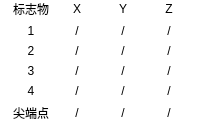
          <widget class="QWidget" name="widget" native="true">
           <property name="maximumSize">
            <size>
             <width>16777215</width>
             <height>189</height>
            </size>
           </property>
           <property name="styleSheet">
            <string notr="true">QLabel
{
	background-color: transparent;
	font: 18px &quot;Alibaba PuHuiTi&quot;;
}
QWidget
{
	border:0px;
	background-color: rgb(255, 255, 255);
}</string>
           </property>
           <layout class="QVBoxLayout" name="verticalLayout_6">
            <property name="topMargin">
             <number>0</number>
            </property>
            <item>
             <layout class="QHBoxLayout" name="horizontalLayout_2">
              <item>
               <widget class="QLabel" name="label_12">
                <property name="maximumSize">
                 <size>
                  <width>16777215</width>
                  <height>20</height>
                 </size>
                </property>
                <property name="styleSheet">
                 <string notr="true"/>
                </property>
                <property name="text">
                 <string>标志物</string>
                </property>
                <property name="alignment">
                 <set>Qt::AlignCenter</set>
                </property>
               </widget>
              </item>
              <item>
               <widget class="QLabel" name="label_9">
                <property name="maximumSize">
                 <size>
                  <width>16777215</width>
                  <height>20</height>
                 </size>
                </property>
                <property name="text">
                 <string>X</string>
                </property>
                <property name="alignment">
                 <set>Qt::AlignCenter</set>
                </property>
               </widget>
              </item>
              <item>
               <widget class="QLabel" name="label_10">
                <property name="maximumSize">
                 <size>
                  <width>16777215</width>
                  <height>20</height>
                 </size>
                </property>
                <property name="text">
                 <string>Y</string>
                </property>
                <property name="alignment">
                 <set>Qt::AlignCenter</set>
                </property>
               </widget>
              </item>
              <item>
               <widget class="QLabel" name="label_11">
                <property name="maximumSize">
                 <size>
                  <width>16777215</width>
                  <height>20</height>
                 </size>
                </property>
                <property name="text">
                 <string>Z</string>
                </property>
                <property name="alignment">
                 <set>Qt::AlignCenter</set>
                </property>
               </widget>
              </item>
             </layout>
            </item>
            <item>
             <layout class="QHBoxLayout" name="horizontalLayout_3">
              <item>
               <widget class="QLabel" name="label_16">
                <property name="styleSheet">
                 <string notr="true">QLabel
{
	background:transparent;
	font: 16px &quot;Alibaba PuHuiTi&quot;;
}
</string>
                </property>
                <property name="text">
                 <string>1</string>
                </property>
                <property name="alignment">
                 <set>Qt::AlignCenter</set>
                </property>
               </widget>
              </item>
              <item>
               <widget class="QLabel" name="label_1x">
                <property name="styleSheet">
                 <string notr="true">QLabel
{
	background:transparent;
	font: 16px &quot;Alibaba PuHuiTi&quot;;
}</string>
                </property>
                <property name="text">
                 <string>/</string>
                </property>
                <property name="alignment">
                 <set>Qt::AlignCenter</set>
                </property>
               </widget>
              </item>
              <item>
               <widget class="QLabel" name="label_1y">
                <property name="styleSheet">
                 <string notr="true">QLabel
{
	background:transparent;
	font: 16px &quot;Alibaba PuHuiTi&quot;;
}</string>
                </property>
                <property name="text">
                 <string>/</string>
                </property>
                <property name="alignment">
                 <set>Qt::AlignCenter</set>
                </property>
               </widget>
              </item>
              <item>
               <widget class="QLabel" name="label_1z">
                <property name="styleSheet">
                 <string notr="true">QLabel
{
	background:transparent;
	font: 16px &quot;Alibaba PuHuiTi&quot;;
}</string>
                </property>
                <property name="text">
                 <string>/</string>
                </property>
                <property name="alignment">
                 <set>Qt::AlignCenter</set>
                </property>
               </widget>
              </item>
             </layout>
            </item>
            <item>
             <layout class="QHBoxLayout" name="horizontalLayout_4">
              <item>
               <widget class="QLabel" name="label_24">
                <property name="styleSheet">
                 <string notr="true">QLabel
{
	background:transparent;
	font: 16px &quot;Alibaba PuHuiTi&quot;;
}</string>
                </property>
                <property name="text">
                 <string>2</string>
                </property>
                <property name="alignment">
                 <set>Qt::AlignCenter</set>
                </property>
               </widget>
              </item>
              <item>
               <widget class="QLabel" name="label_2x">
                <property name="styleSheet">
                 <string notr="true">QLabel
{
	background:transparent;
	font: 16px &quot;Alibaba PuHuiTi&quot;;
}</string>
                </property>
                <property name="text">
                 <string>/</string>
                </property>
                <property name="alignment">
                 <set>Qt::AlignCenter</set>
                </property>
               </widget>
              </item>
              <item>
               <widget class="QLabel" name="label_2y">
                <property name="styleSheet">
                 <string notr="true">QLabel
{
	background:transparent;
	font: 16px &quot;Alibaba PuHuiTi&quot;;
}</string>
                </property>
                <property name="text">
                 <string>/</string>
                </property>
                <property name="alignment">
                 <set>Qt::AlignCenter</set>
                </property>
               </widget>
              </item>
              <item>
               <widget class="QLabel" name="label_2z">
                <property name="styleSheet">
                 <string notr="true">QLabel
{
	background:transparent;
	font: 16px &quot;Alibaba PuHuiTi&quot;;
}</string>
                </property>
                <property name="text">
                 <string>/</string>
                </property>
                <property name="alignment">
                 <set>Qt::AlignCenter</set>
                </property>
               </widget>
              </item>
             </layout>
            </item>
            <item>
             <layout class="QHBoxLayout" name="horizontalLayout_5">
              <item>
               <widget class="QLabel" name="label_17">
                <property name="styleSheet">
                 <string notr="true">QLabel
{
	background:transparent;
	font: 16px &quot;Alibaba PuHuiTi&quot;;
}</string>
                </property>
                <property name="text">
                 <string>3</string>
                </property>
                <property name="alignment">
                 <set>Qt::AlignCenter</set>
                </property>
               </widget>
              </item>
              <item>
               <widget class="QLabel" name="label_3x">
                <property name="styleSheet">
                 <string notr="true">QLabel
{
	background:transparent;
	font: 16px &quot;Alibaba PuHuiTi&quot;;
}</string>
                </property>
                <property name="text">
                 <string>/</string>
                </property>
                <property name="alignment">
                 <set>Qt::AlignCenter</set>
                </property>
               </widget>
              </item>
              <item>
               <widget class="QLabel" name="label_3y">
                <property name="styleSheet">
                 <string notr="true">QLabel
{
	background:transparent;
	font: 16px &quot;Alibaba PuHuiTi&quot;;
}</string>
                </property>
                <property name="text">
                 <string>/</string>
                </property>
                <property name="alignment">
                 <set>Qt::AlignCenter</set>
                </property>
               </widget>
              </item>
              <item>
               <widget class="QLabel" name="label_3z">
                <property name="styleSheet">
                 <string notr="true">QLabel
{
	background:transparent;
	font: 16px &quot;Alibaba PuHuiTi&quot;;
}</string>
                </property>
                <property name="text">
                 <string>/</string>
                </property>
                <property name="alignment">
                 <set>Qt::AlignCenter</set>
                </property>
               </widget>
              </item>
             </layout>
            </item>
            <item>
             <layout class="QHBoxLayout" name="horizontalLayout_6">
              <item>
               <widget class="QLabel" name="label_25">
                <property name="styleSheet">
                 <string notr="true">QLabel
{
	background:transparent;
	font: 16px &quot;Alibaba PuHuiTi&quot;;
}</string>
                </property>
                <property name="text">
                 <string>4</string>
                </property>
                <property name="alignment">
                 <set>Qt::AlignCenter</set>
                </property>
               </widget>
              </item>
              <item>
               <widget class="QLabel" name="label_4x">
                <property name="styleSheet">
                 <string notr="true">QLabel
{
	background:transparent;
	font: 16px &quot;Alibaba PuHuiTi&quot;;
}</string>
                </property>
                <property name="text">
                 <string>/</string>
                </property>
                <property name="alignment">
                 <set>Qt::AlignCenter</set>
                </property>
               </widget>
              </item>
              <item>
               <widget class="QLabel" name="label_4y">
                <property name="styleSheet">
                 <string notr="true">QLabel
{
	background:transparent;
	font: 16px &quot;Alibaba PuHuiTi&quot;;
}</string>
                </property>
                <property name="text">
                 <string>/</string>
                </property>
                <property name="alignment">
                 <set>Qt::AlignCenter</set>
                </property>
               </widget>
              </item>
              <item>
               <widget class="QLabel" name="label_4z">
                <property name="styleSheet">
                 <string notr="true">QLabel
{
	background:transparent;
	font: 16px &quot;Alibaba PuHuiTi&quot;;
}</string>
                </property>
                <property name="text">
                 <string>/</string>
                </property>
                <property name="alignment">
                 <set>Qt::AlignCenter</set>
                </property>
               </widget>
              </item>
             </layout>
            </item>
            <item>
             <layout class="QHBoxLayout" name="horizontalLayout_7">
              <item>
               <widget class="QLabel" name="label_26">
                <property name="styleSheet">
                 <string notr="true">QLabel
{
	background:transparent;
	font: 16px &quot;Alibaba PuHuiTi&quot;;
}</string>
                </property>
                <property name="text">
                 <string>尖端点</string>
                </property>
                <property name="alignment">
                 <set>Qt::AlignCenter</set>
                </property>
               </widget>
              </item>
              <item>
               <widget class="QLabel" name="label_tipx">
                <property name="maximumSize">
                 <size>
                  <width>16777215</width>
                  <height>16777215</height>
                 </size>
                </property>
                <property name="styleSheet">
                 <string notr="true">QLabel
{
	background:transparent;
	font: 16px &quot;Alibaba PuHuiTi&quot;;
}</string>
                </property>
                <property name="text">
                 <string>/</string>
                </property>
                <property name="alignment">
                 <set>Qt::AlignCenter</set>
                </property>
               </widget>
              </item>
              <item>
               <widget class="QLabel" name="label_tipy">
                <property name="styleSheet">
                 <string notr="true">QLabel
{
	background:transparent;
	font: 16px &quot;Alibaba PuHuiTi&quot;;
}</string>
                </property>
                <property name="text">
                 <string>/</string>
                </property>
                <property name="alignment">
                 <set>Qt::AlignCenter</set>
                </property>
               </widget>
              </item>
              <item>
               <widget class="QLabel" name="label_tipz">
                <property name="styleSheet">
                 <string notr="true">QLabel
{
	background:transparent;
	font: 16px &quot;Alibaba PuHuiTi&quot;;
}</string>
                </property>
                <property name="text">
                 <string>/</string>
                </property>
                <property name="alignment">
                 <set>Qt::AlignCenter</set>
                </property>
               </widget>
              </item>
             </layout>
            </item>
           </layout>
          </widget>
